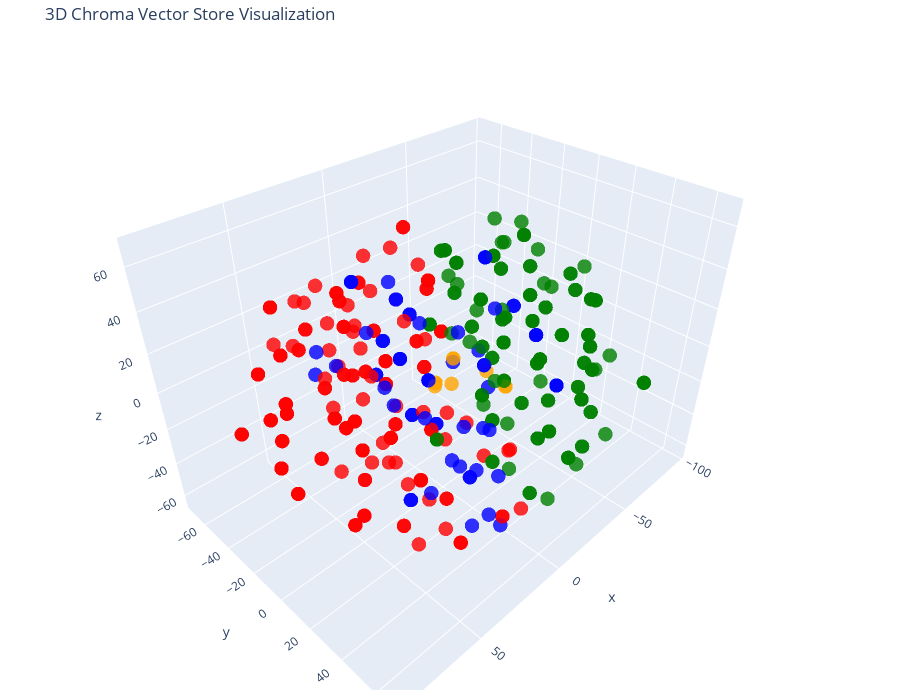

Notebook code for this chart:
### Code cell
# Let's try 3D!

tsne = TSNE(n_components=3, random_state=42)
reduced_vectors = tsne.fit_transform(vectors)

# Create the 3D scatter plot
fig = go.Figure(data=[go.Scatter3d(
    x=reduced_vectors[:, 0],
    y=reduced_vectors[:, 1],
    z=reduced_vectors[:, 2],
    mode='markers',
    marker=dict(size=5, color=colors, opacity=0.8),
    text=[f"Type: {t}<br>Text: {d[:100]}..." for t, d in zip(doc_types, documents)],
    hoverinfo='text'
)])

fig.update_layout(
    title='3D Chroma Vector Store Visualization',
    scene=dict(xaxis_title='x', yaxis_title='y', zaxis_title='z'),
    width=900,
    height=700,
    margin=dict(r=20, b=10, l=10, t=40)
)

fig.show()

### Figure 1 — Plotly figure (JSON) as saved in the notebook; plotly's stock layout.template omitted (floating-point values rounded to 4 significant figures; data arrays with more than 128 entries replaced by an {"elided": "..."} marker saying what was removed)
{"data": [{"hoverinfo": "text", "marker": {"color": {"elided": "369 str values"}, "opacity": 0.8, "size": 5}, "mode": "markers", "text": {"elided": "369 str values"}, "type": "scatter3d", "x": {"elided": "369 float values"}, "y": {"elided": "369 float values"}, "z": {"elided": "369 float values"}}], "layout": {"height": 700, "margin": {"b": 10, "l": 10, "r": 20, "t": 40}, "scene": {"xaxis": {"title": {"text": "x"}}, "yaxis": {"title": {"text": "y"}}, "zaxis": {"title": {"text": "z"}}}, "title": {"text": "3D Chroma Vector Store Visualization"}, "width": 900}}
